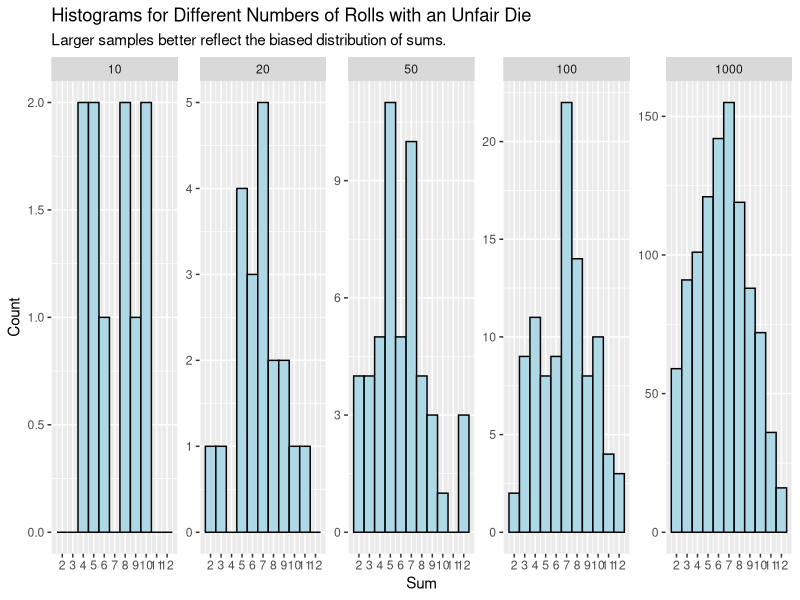
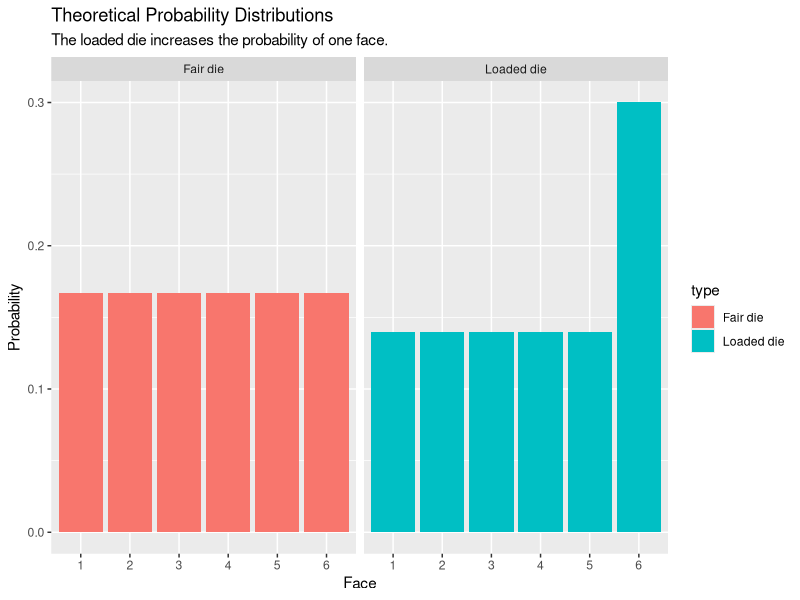
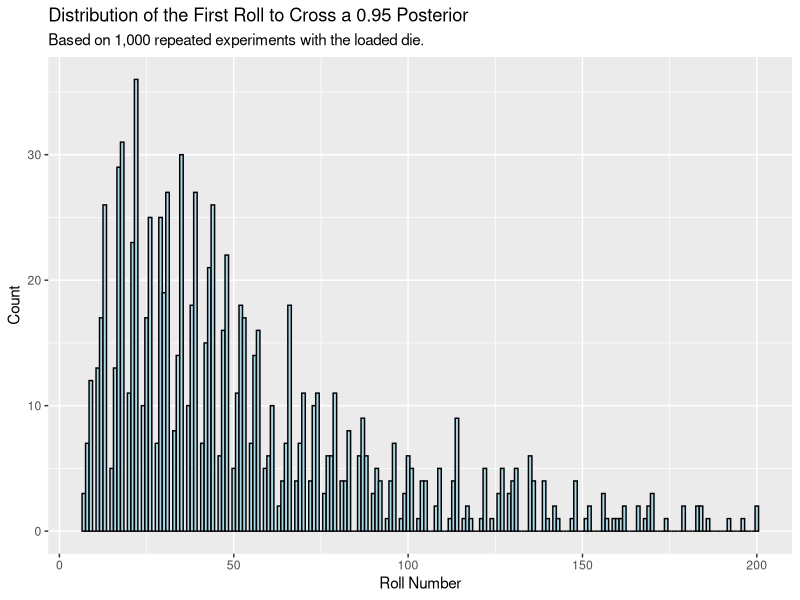

The R script that drew these images, in order:
#
#
#
#
#
#
#
#
#
#
#| message: false
library(tidyverse)
#
#
#
#| cache: true
throw_dice <- function(n, weights = rep(1/6, 6)) {
  dice1 <- sample(1:6, size = n, replace = TRUE, prob = weights)
  dice2 <- sample(1:6, size = n, replace = TRUE, prob = weights)
  dice1 + dice2
}
#
#
#
#
set.seed(10)

weights <- c(0.25, rep(0.75 / 5, 5))
sample_sizes <- c(10, 20, 50, 100, 1000)

simulations <- tibble(
  n = sample_sizes,
  sums = map(n, ~ throw_dice(.x, weights = weights))
)

simulations |>
  unnest(sums) |>
  mutate(n = factor(n, levels = sample_sizes)) |>
  ggplot(aes(x = sums)) +
  geom_histogram(binwidth = 1, color = "black", fill = "lightblue") +
  scale_x_continuous(breaks = 2:12) +
  facet_wrap(~ n, scales = "free_y", ncol = 5) +
  labs(
    title = "Histograms for Different Numbers of Rolls with an Unfair Die",
    subtitle = "Larger samples better reflect the biased distribution of sums.",
    x = "Sum",
    y = "Count"
  )
#
#
#
#
fair_probs <- tibble(
  face = 1:6,
  probability = rep(1 / 6, 6),
  type = "Fair die"
)

loaded_probs <- tibble(
  face = 1:6,
  probability = c(rep(0.14, 5), 0.30),
  type = "Loaded die"
)

probabilities <- bind_rows(fair_probs, loaded_probs)

probabilities |>
  ggplot(aes(x = factor(face), y = probability, fill = type)) +
  geom_col(position = "dodge") +
  facet_wrap(~ type) +
  labs(
    title = "Theoretical Probability Distributions",
    subtitle = "The loaded die increases the probability of one face.",
    x = "Face",
    y = "Probability"
  )
#
#
#
#
#| cache: true
log_lr <- function(rolls) {
  p_loaded <- c(rep(0.14, 5), 0.30)
  p_fair <- rep(1 / 6, 6)
  log(p_loaded[rolls] / p_fair[rolls])
}
#
#
#
#
set.seed(10)

simulate_stopping_time <- function() {
  rolls <- sample(1:6, 200, replace = TRUE, prob = c(0.14, 0.14, 0.14, 0.14, 0.14, 0.30))
  posterior <- cumsum(log_lr(rolls))
  posterior_prob <- 1 / (1 + exp(-posterior))
  which(posterior_prob >= 0.95)[1]
}

stopping_times <- map_int(1:1000, ~ simulate_stopping_time())

tibble(stopping_time = stopping_times) |>
  ggplot(aes(x = stopping_time)) +
  geom_histogram(binwidth = 1, color = "black", fill = "lightblue") +
  labs(
    title = "Distribution of the First Roll to Cross a 0.95 Posterior",
    subtitle = "Based on 1,000 repeated experiments with the loaded die.",
    x = "Roll Number",
    y = "Count"
  )
#
#
#
#
#
#
